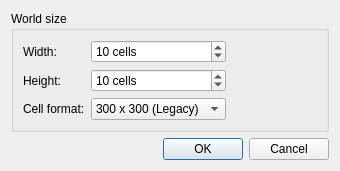
<?xml version="1.0" encoding="UTF-8"?>
<ui version="4.0">
 <class>NewWorldDialog</class>
 <widget class="QDialog" name="NewWorldDialog">
  <property name="geometry">
   <rect>
    <x>0</x>
    <y>0</y>
    <width>340</width>
    <height>165</height>
   </rect>
  </property>
  <property name="windowTitle">
   <string>New World</string>
  </property>
  <layout class="QGridLayout" name="gridLayout_2">
   <item row="0" column="0">
    <widget class="QGroupBox" name="groupBox">
     <property name="title">
      <string>World size</string>
     </property>
     <layout class="QGridLayout" name="gridLayout">
      <item row="0" column="0">
       <widget class="QLabel" name="label">
        <property name="text">
         <string>Width:</string>
        </property>
       </widget>
      </item>
      <item row="0" column="1">
       <widget class="QSpinBox" name="widthSpinBox">
        <property name="minimumSize">
         <size>
          <width>80</width>
          <height>0</height>
         </size>
        </property>
        <property name="suffix">
         <string> cells</string>
        </property>
        <property name="minimum">
         <number>1</number>
        </property>
        <property name="maximum">
         <number>100</number>
        </property>
        <property name="value">
         <number>10</number>
        </property>
       </widget>
      </item>
      <item row="1" column="0">
       <widget class="QLabel" name="label_2">
        <property name="text">
         <string>Height:</string>
        </property>
       </widget>
      </item>
      <item row="1" column="1">
       <widget class="QSpinBox" name="heightSpinBox">
        <property name="minimumSize">
         <size>
          <width>80</width>
          <height>0</height>
         </size>
        </property>
        <property name="suffix">
         <string> cells</string>
        </property>
        <property name="minimum">
         <number>1</number>
        </property>
        <property name="maximum">
         <number>100</number>
        </property>
        <property name="value">
         <number>10</number>
        </property>
       </widget>
      </item>
      <item row="2" column="0">
       <widget class="QLabel" name="cellFormatLabel">
        <property name="text">
         <string>Cell format:</string>
        </property>
       </widget>
      </item>
      <item row="2" column="1">
       <widget class="QComboBox" name="cellFormatCombo">
        <property name="toolTip">
         <string>The cell format is fixed for the lifetime of the project.</string>
        </property>
        <item>
         <property name="text">
          <string>300 x 300 (Legacy)</string>
         </property>
        </item>
        <item>
         <property name="text">
          <string>256 x 256 (Native)</string>
         </property>
        </item>
       </widget>
      </item>
      <item row="2" column="2">
       <spacer name="horizontalSpacer">
        <property name="orientation">
         <enum>Qt::Horizontal</enum>
        </property>
        <property name="sizeHint" stdset="0">
         <size>
          <width>40</width>
          <height>20</height>
         </size>
        </property>
       </spacer>
      </item>
     </layout>
    </widget>
   </item>
   <item row="2" column="0">
    <widget class="QDialogButtonBox" name="buttonBox">
     <property name="orientation">
      <enum>Qt::Horizontal</enum>
     </property>
     <property name="standardButtons">
      <set>QDialogButtonBox::Cancel|QDialogButtonBox::Ok</set>
     </property>
    </widget>
   </item>
   <item row="1" column="0">
    <spacer name="verticalSpacer">
     <property name="orientation">
      <enum>Qt::Vertical</enum>
     </property>
     <property name="sizeHint" stdset="0">
      <size>
       <width>20</width>
       <height>40</height>
      </size>
     </property>
    </spacer>
   </item>
  </layout>
 </widget>
 <resources/>
 <connections>
  <connection>
   <sender>buttonBox</sender>
   <signal>accepted()</signal>
   <receiver>NewWorldDialog</receiver>
   <slot>accept()</slot>
   <hints>
    <hint type="sourcelabel">
     <x>248</x>
     <y>254</y>
    </hint>
    <hint type="destinationlabel">
     <x>157</x>
     <y>274</y>
    </hint>
   </hints>
  </connection>
  <connection>
   <sender>buttonBox</sender>
   <signal>rejected()</signal>
   <receiver>NewWorldDialog</receiver>
   <slot>reject()</slot>
   <hints>
    <hint type="sourcelabel">
     <x>316</x>
     <y>260</y>
    </hint>
    <hint type="destinationlabel">
     <x>286</x>
     <y>274</y>
    </hint>
   </hints>
  </connection>
 </connections>
</ui>
